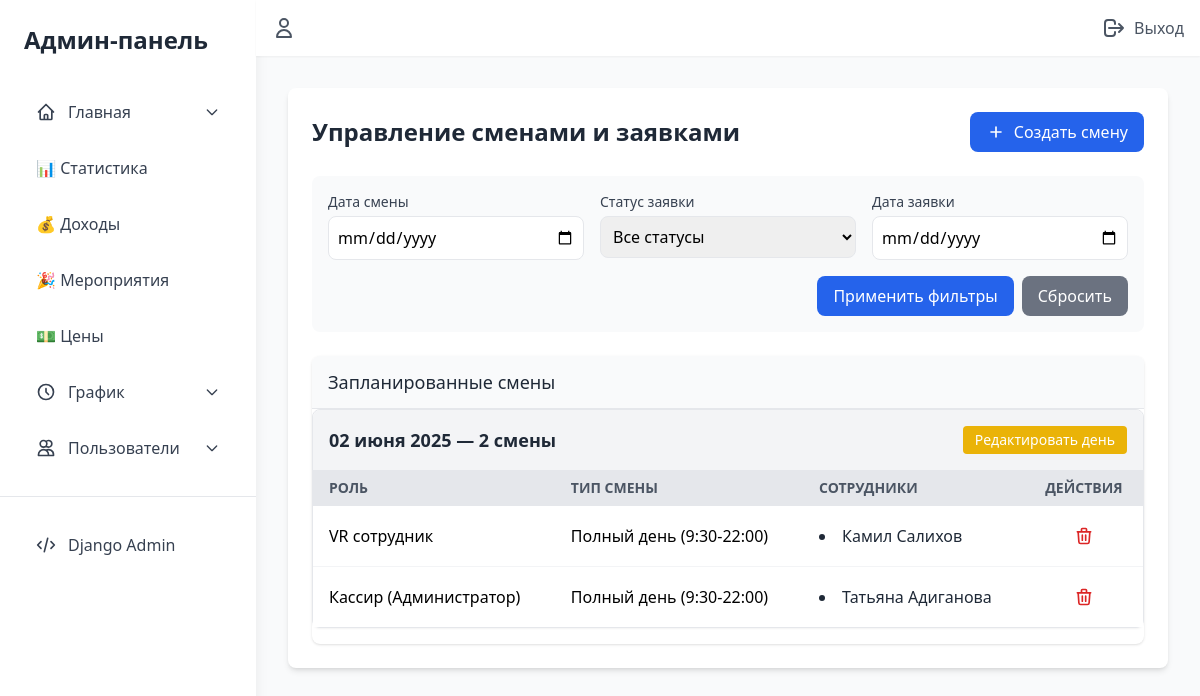
/staff/shift-management/, run on an earlier commit of the app's database.
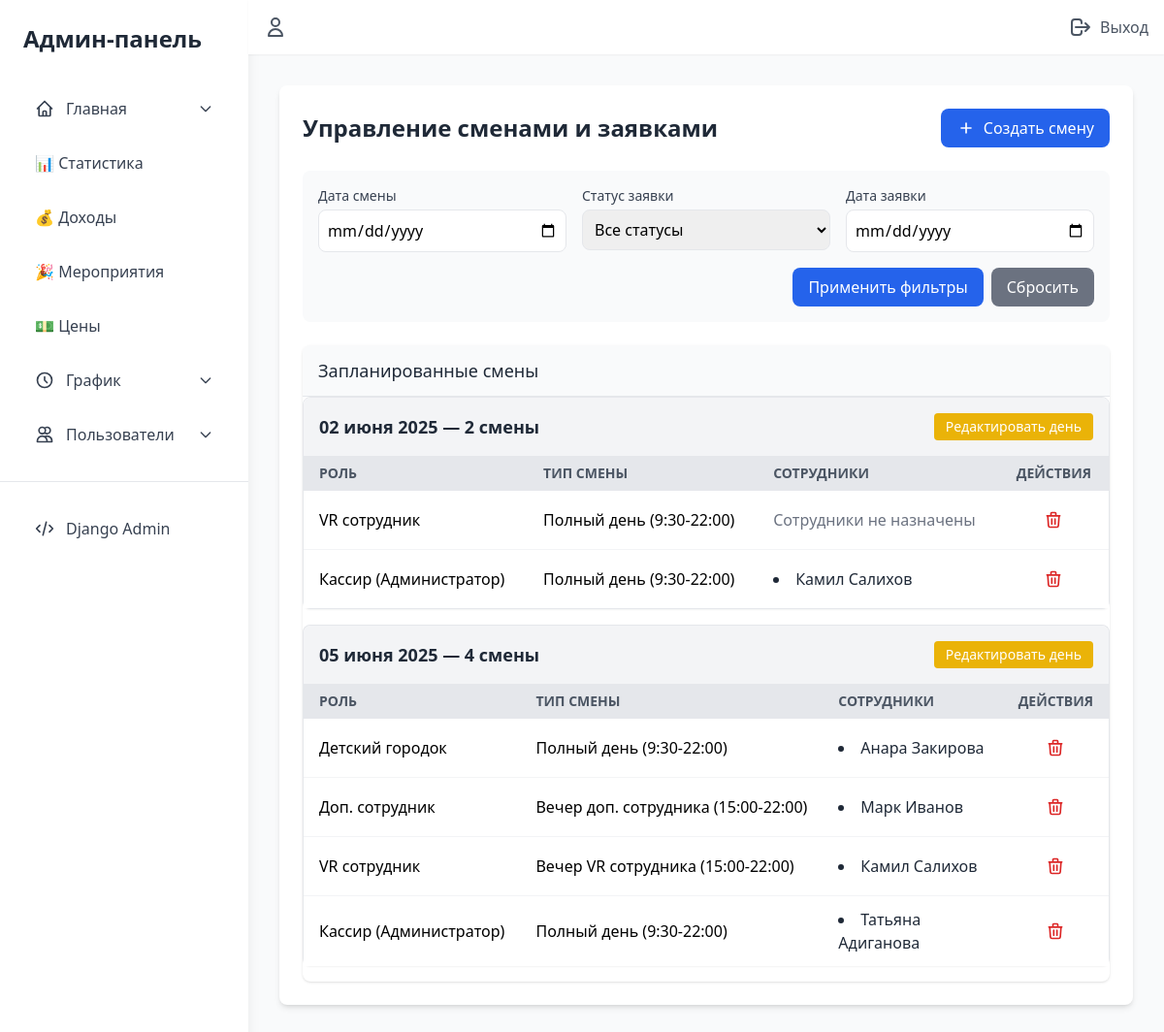
And on a later commit of the database.
### staff/models.py (models this page shows, shortened)
class Shift(models.Model):
    ROLE_CHOICES = [
        ('animator', 'Детский городок'),
        ('additional', 'Доп. сотрудник'),
        ('vr_operator', 'VR сотрудник'),
        ('cashier', 'Кассир (Администратор)'),
    ]
    SHIFT_TYPES = [
        ('full', 'Полный день (9:30-22:00)'),
        ('morning', 'Утро (9:30-16:00)'),
        ('evening', 'Вечер (16:00-22:00)'),
        ('additional_evening', 'Вечер доп. сотрудника (15:00-22:00)'),
        ('vr_evening', 'Вечер VR сотрудника (15:00-22:00)'),
    ]
    role = models.CharField(
        max_length=20,
        choices=ROLE_CHOICES,
        default='animator',
        verbose_name="Роль сотрудника"
    )
    shift_type = models.CharField(
        max_length=20,
        choices=SHIFT_TYPES,
        verbose_name="Тип смены"
    )
    date = models.DateField(verbose_name="Дата смены")
    max_staff = models.PositiveIntegerField(default=1, verbose_name="Макс. сотрудников")
    staff = models.ManyToManyField(
        CustomUser,
        related_name='shifts',
        blank=True,
        verbose_name="Сотрудники"
    )

### main/models.py (models this page shows, shortened)
class CustomUser(AbstractUser):
    ROLE_CHOICES = [
        ('CLIENT', 'Клиент'),
        ('STAFF', 'Сотрудник'),
        ('MANAGER', 'Менеджер'),
        ('ADMIN', 'Администратор'),
    ]
    PROFESSIONAL_ROLES = [
        ('none', 'Не назначена'),
        ('animator', 'Детский городок'),
        ('additional', 'Доп. сотрудник'),
        ('vr_operator', 'VR сотрудник'),
        ('cashier', 'Кассир (Администратор)'),
    ]
    phone_number = models.CharField(max_length=15, unique=True, verbose_name="Номер телефона")
    role = models.CharField(
        max_length=10,
        choices=ROLE_CHOICES,
        default='CLIENT',
        verbose_name='Роль'
    )
    professional_role = models.CharField(
        max_length=20,
        choices=PROFESSIONAL_ROLES,
        default='none',
        verbose_name='Профессиональная роль'
    )
    email = models.EmailField(unique=True, verbose_name="Email")
    def get_full_name(self):
        return f"{self.first_name} {self.last_name}".strip() or self.username

### staff/views.py (the view)
# urls.py: path('shift-management/', views.ShiftManagementView.as_view(), name='shift-management'),
class ShiftManagementView(TemplateView):
    template_name = 'staff/admin/shift_management.html'
    def get_context_data(self, **kwargs):
        context = super().get_context_data(**kwargs)
        date_filter = self.request.GET.get('date')
        status_filter = self.request.GET.get('status')
        date_req_filter = self.request.GET.get('date_req')
        shifts = Shift.objects.all().order_by('date')
        if date_filter:
            try:
                filter_date = datetime.strptime(date_filter, '%Y-%m-%d').date()
                shifts = shifts.filter(date=filter_date)
            except ValueError:
                pass
        context['shifts'] = shifts
        requests = ShiftRequest.objects.select_related('employee').order_by('-created_at')
        if status_filter:
            requests = requests.filter(status=status_filter)
        if date_req_filter:
            requests = requests.filter(date=date_req_filter)
        context['requests'] = requests
        context['approved_requests_count'] = ShiftRequest.objects.filter(status='approved').count()
        context['pending_requests_count'] = ShiftRequest.objects.filter(status='pending').count()
        context['current_filters'] = {
            'date': date_filter,
            'status': status_filter,
            'date_req': date_req_filter
        }
        return context

### staff/templates/staff/admin/shift_management.html (shortened to what the changed rows need)
{% extends 'staff/base_admin.html' %}
{% load static %}
{% block admin_content %}
<div class="bg-white rounded-lg shadow-md p-6 mx-auto max-w-6xl">
    <div class="flex justify-between items-center mb-6">
        <h2 class="text-2xl font-bold text-gray-800">Управление сменами и заявками</h2>
    </div>
    <div class="bg-white rounded-lg shadow overflow-hidden">
        {% if shifts %}
        {% regroup shifts by date as grouped_shifts %}
        <div class="divide-y divide-gray-200">
            {% for group in grouped_shifts %}
            <div class="mb-4 border rounded-lg shadow-sm bg-gray-50">
                <div class="flex items-center justify-between p-4 bg-gray-100 rounded-t-lg">
                    <div class="text-lg font-semibold text-gray-800">
                        {{ group.grouper|date:"d E Y" }} — {{ group.list|length }} смен{% if group.list|length > 1 %}ы{% else %}а{% endif %}
                    </div>
                    <a href="{% url 'staff:edit-day-shifts' %}?date={{ group.grouper|date:'Y-m-d' }}"
                       class="inline-block bg-yellow-500 hover:bg-yellow-600 text-white text-sm py-1 px-3 rounded transition">
                        Редактировать день
                    </a>
                </div>
                <div class="overflow-x-auto">
                    <table class="min-w-full table-auto">
                        <thead class="bg-gray-200 text-sm text-gray-600 uppercase">
                            <tr>
                                <th class="px-4 py-2 text-left">Роль</th>
                                <th class="px-4 py-2 text-left">Тип смены</th>
                                <th class="px-4 py-2 text-left">Сотрудники</th>
                                <th class="px-4 py-2 text-center">Действия</th>
                            </tr>
                        </thead>
                        <tbody class="bg-white divide-y divide-gray-100">
                            {% for shift in group.list %}
                            <tr class="hover:bg-gray-50" data-shift-id="{{ shift.pk }}">
                                <td class="px-4 py-3 whitespace-nowrap">{{ shift.get_role_display }}</td>
                                <td class="px-4 py-3 whitespace-nowrap">{{ shift.get_shift_type_display }}</td>
                                <td class="px-4 py-3">
                                    {% if shift.staff.exists %}
                                    <ul class="list-disc list-inside text-gray-800">
                                        {% for staff in shift.staff.all %}
                                        <li>{{ staff.get_full_name }}</li>
                                        {% endfor %}
                                    </ul>
                                    {% else %}
                                    <span class="text-gray-500">Сотрудники не назначены</span>
                                    {% endif %}
                                </td>
                                <td class="px-4 py-3 text-center">
                                    <button title="Удалить смену"
                                            onclick="deleteShift({{ shift.pk }}, '{% url 'staff:shift-delete' shift.pk %}')"
                                            class="text-red-600 hover:text-red-800 p-2 rounded-lg hover:bg-red-100 transition">
                                        <svg class="h-5 w-5 mx-auto" fill="none" viewBox="0 0 24 24" stroke="currentColor">
                                            <path stroke-linecap="round" stroke-linejoin="round" stroke-width="2"
                                                  d="M19 7l-.867 12.142A2 2 0 0116.138 21H7.862a2 2 0 01-1.995-1.858L5 7m5 4v6m4-6v6m1-10V4a1 1 0 00-1-1h-4a1 1 0 00-1 1v3M4 7h16"/>
                                        </svg>
                                    </button>
                                </td>
                            </tr>
                            {% endfor %}
                        </tbody>
                    </table>
                </div>
            </div>
            {% endfor %}
        </div>
        {% endif %}
    </div>
</div>
{% endblock admin_content %}

What changed in the data, as far as the page shows it:
changed Shift "02 июня 2025": loses CustomUser (get_full_name "Камил Салихов")
changed Shift (number 2 of 6 on the later page): gains CustomUser (get_full_name "Камил Салихов"); loses CustomUser (get_full_name "Татьяна Адиганова")
added Shift: grouper "05 июня 2025", role "Детский городок", shift_type "Полный день (9:30-22:00)"
now on this page (row unchanged): CustomUser: get_full_name "Анара Закирова", shown under "Детский городок"
added Shift: role "Доп. сотрудник", shift_type "Вечер доп. сотрудника (15:00-22:00)", shown under "05 июня 2025"
now on this page (row unchanged): CustomUser: get_full_name "Марк Иванов", shown under "Доп. сотрудник"
added Shift: role "VR сотрудник", shift_type "Вечер VR сотрудника (15:00-22:00)", CustomUser (get_full_name "Камил Салихов"), shown under "05 июня 2025"
added Shift: role "Кассир (Администратор)", shift_type "Полный день (9:30-22:00)", CustomUser (get_full_name "Татьяна Адиганова"), shown under "05 июня 2025"
Also different on the page:
new list line: "Сотрудники не назначены"
new list line: "— 4 смен ы Редактировать день РОЛЬ ТИП СМЕНЫ СОТРУДНИКИ ДЕЙСТВИЯ"
